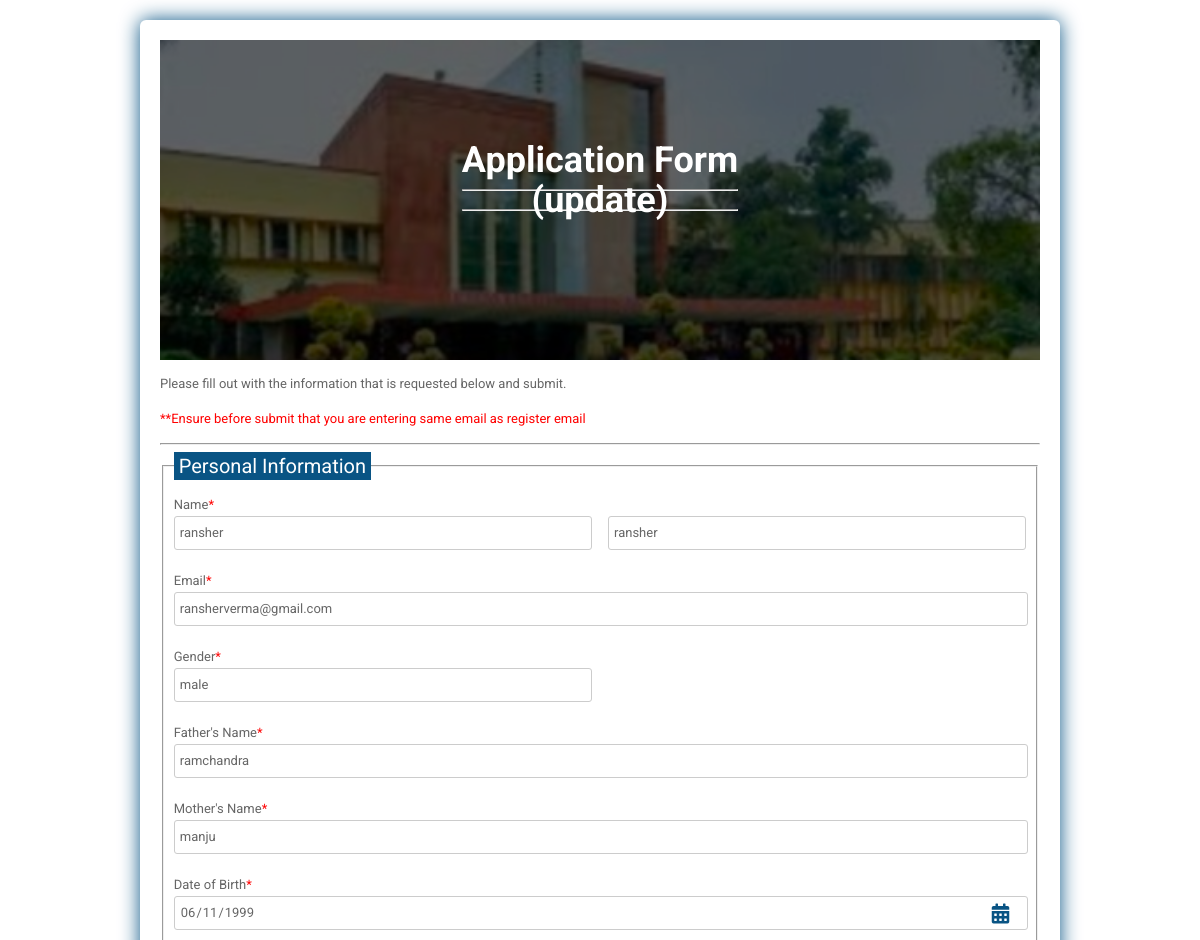
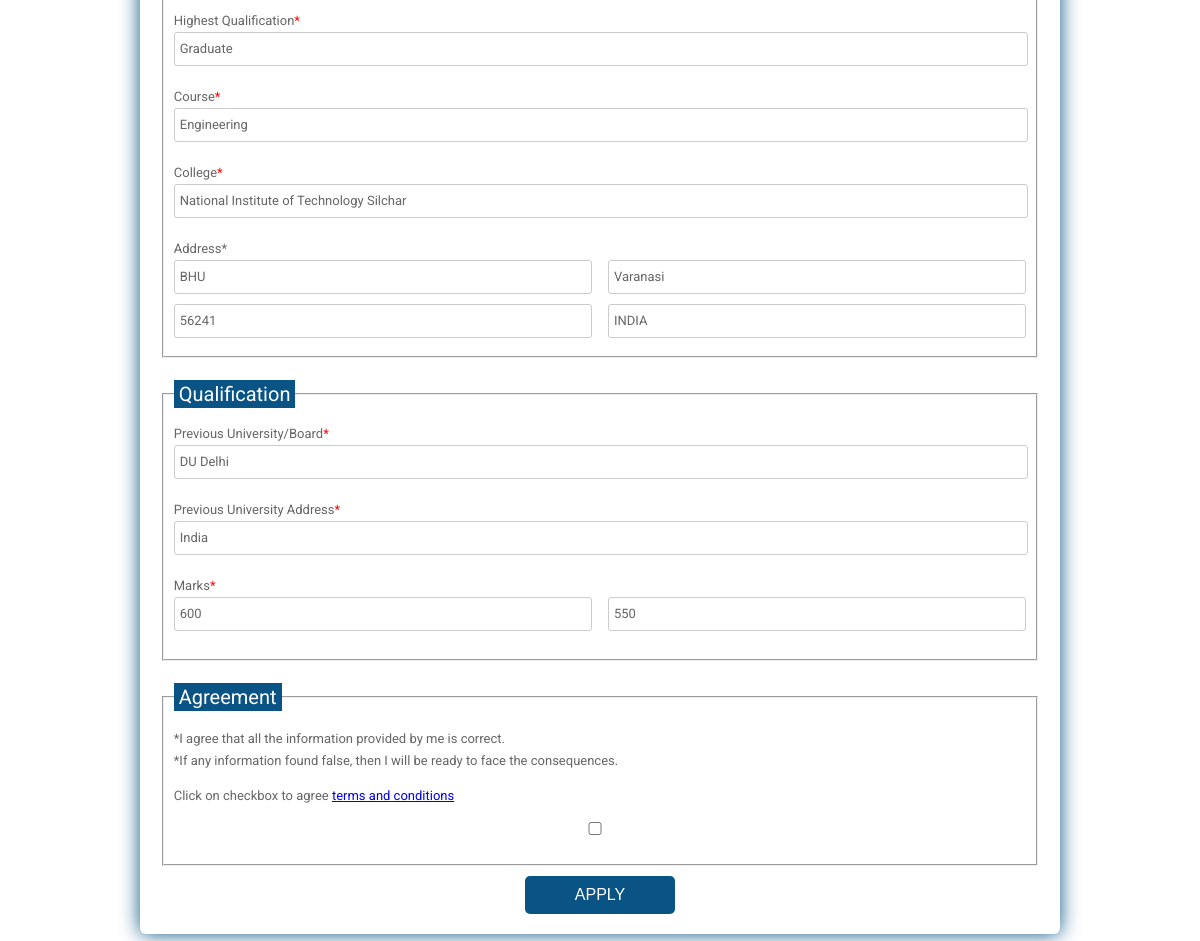
The app's page /update.php?id=15 (signed in) with its own data (2 pictures, top to bottom).
### tables this page shows
CREATE TABLE `apply` (
  `id` int(10) NOT NULL,
  `fname` varchar(30) NOT NULL,
  `lname` varchar(30) NOT NULL,
  `email` varchar(255) NOT NULL,
  `gender` varchar(10) NOT NULL,
  `father` varchar(40) NOT NULL,
  `mother` varchar(40) NOT NULL,
  `dob` varchar(255) NOT NULL,
  `hq` varchar(255) NOT NULL,
  `course` varchar(255) NOT NULL,
  `college` varchar(255) NOT NULL,
  `fadd` varchar(255) NOT NULL,
  `state` varchar(30) NOT NULL,
  `zip` varchar(255) NOT NULL,
  `country` varchar(255) NOT NULL,
  `uni` varchar(255) NOT NULL,
  `uniadd` varchar(255) NOT NULL,
  `maxmark` int(10) NOT NULL,
  `minmark` int(10) NOT NULL,
  `resfile` varchar(255) NOT NULL,
  `imgfile` varchar(255) NOT NULL,
  `sigfile` varchar(255) NOT NULL,
  `registerdate` datetime NOT NULL
);

### update.php (the view, shortened to what this page needs)
<?php
include("connection.php");
$id = $_GET['id'];
$selectquery = "SELECT * from `apply` where id= '$id'";
$showdata = mysqli_query($con, $selectquery);
$arraydata = mysqli_fetch_array($showdata);
?>
<!DOCTYPE html>
<html>
<head>
    <link rel="stylesheet" href="https://use.fontawesome.com/releases/v5.5.0/css/all.css">
</head>
<body>
    <div class="testbox">
        <form method="POST" action="">
            <div class="banner">
                <h1>Application Form <hr><hr><br></h1>
                <h1>(update)</h1>
            </div>
            <p>Please fill out with the information that is requested below and submit.</p>
            <p style="color:red">**Ensure before submit that you are entering same email as register email</p>
            <hr />
            <fieldset>
                <legend>Personal Information</legend>
                <div class="item">
                    <label for="name">Name<span>*</span></label>
                    <div class="name-item">
                        <input id="fname" type="text" name="fname" value="<?php  echo $arraydata['fname'] ?>" placeholder="First" required />
                        <input id="lname" type="text" name="lname" value="<?php  echo $arraydata['lname'] ?>" placeholder="Last" required />
                    </div>
                </div>
                <div class="item">
                    <label>Email<span>*</span></label>
                    <input id="email" type="text" name="email" value="<?php echo $arraydata['email'] ?>" required />
                </div>
                <div class="item">
                    <label>Gender<span>*</span></label>
                    <div class="name-item">
                        <input id="gender" type="text" name="gender" value="<?php  echo $arraydata['gender'] ?>" placeholder="Gender" required />
                    </div>
                </div>
                <div class="item">
                    <label>Father's Name<span>*</span></label>
                    <input id="father" type="text" name="father" value="<?php  echo $arraydata['father'] ?>" required />
                </div>
                <div class="item">
                    <label>Mother's Name<span>*</span></label>
                    <input id="mother" type="text" name="mother" value="<?php echo $arraydata['mother'] ?>" required />
                </div>
                <div class="item">
                    <label for="bdate">Date of Birth<span>*</span></label>
                    <input id="bdate" type="date" name="bdate" value="<?php  echo $arraydata['dob'] ?>" required />
                    <i class="fas fa-calendar-alt"></i>
                </div>
                <div class="item">
                    <label>Highest Qualification<span>*</span></label>
                    <input id="qual" type="text" name="qual" value="<?php echo $arraydata['hq'] ?>" required />
                </div>
                <div class="item">
                    <label>Course<span>*</span></label>
                    <input id="course" type="text" name="course" value="<?php  echo $arraydata['course'] ?>" required />
                </div>
                <div class="item">
                    <label>College<span>*</span></label>
                    <input id="college" type="text" name="college" value="<?php  echo $arraydata['college'] ?>" required />
                </div>
                <label>Address<span>*</span></label>
                <div class="name-item">
                    <input type="text" name="fadd" value="<?php  echo $arraydata['fadd'] ?>" placeholder="House, colony, district, city" />
                    <input type="text" name="state" value="<?php  echo $arraydata['state'] ?>" placeholder="Province/State" />
                    <input type="text" name="zip" value="<?php  echo $arraydata['zip'] ?>" placeholder="Postal/Zip code" />
                    <input class="how-pos4-parent" name="country" value="<?php  echo $arraydata['country'] ?>" type="country" list="dropdown" placeholder="Country" required>
                </div>
            </fieldset>
            <fieldset>
                <legend>Qualification</legend>
                <div class="item">
                    <label>Previous University/Board<span>*</span></label>
                    <input id="uni" type="text" name="uni" value="<?php echo $arraydata['uni'] ?>" required />
                </div>
                <div class="item">
                    <label>Previous University Address<span>*</span></label>
                    <input id="uniadd" type="text" name="uniadd" value="<?php  echo $arraydata['uniadd'] ?>" required />
                </div>
                <div class="item">
                    <label>Marks<span>*</span></label>
                    <div class="name-item">
                        <input id="maxmark" type="number" name="maxmark" value="<?php echo $arraydata['maxmark'] ?>" placeholder=" Maximaum Marks" required />
                        <input id="minmark" type="number" name="minmark" value="<?php echo $arraydata['minmark'] ?>" placeholder="Obtained Marks" required />
                    </div>
                </div>
            </fieldset>
            <br>
            <fieldset>
                <legend>Agreement</legend>
                <div class="item">
                    <p class="agreement">*I agree that all the information provided by me is correct. <br> *If any information found false, then I will be ready to face the consequences.</p>
                </div>
                <div class="item">
                    <p>Click on checkbox to agree <a href="https://www.css3templates.co.uk/terms.html" target="https://www.css3templates.co.uk/terms.html">terms and conditions</a></p>
                    <input type="checkbox" id="check" name="check" required />
                </div>
            </fieldset>
            <div class="btn-block">
                <button type="submit" name="submit">APPLY</button>
            </div>
        </form>
    </div>
</body>
</html>

### update.php (style rules this page uses)
html, body { min-height: 100%; }
body, div, form, input, label { padding: 0; margin: 0; outline: none; font-family: Roboto, Arial, sans-serif; font-size: 13px; color: #666; line-height: 22px; }
legend { color: #fff; background-color: #095484; padding: 3px 5px; font-size: 20px; }
h1 { position: absolute; margin: 0; font-size: 36px; color: #fff; z-index: 2; }
.testbox { display: flex; margin-left: 10%; margin-right: 10%; justify-content: center; align-items: center; height: inherit; padding: 20px; }
form { width: 100%; padding: 20px; border-radius: 6px; background: #fff; box-shadow: 0 0 20px 0 #095484; }
.banner { position: relative; height: 320px; background-image: url("images/engineering-4.jpg"); background-size: cover; display: flex; justify-content: center; align-items: center; text-align: center; }
.banner::after { content: ""; background-color: rgba(0, 0, 0, 0.6); position: absolute; width: 100%; height: 100%; }
input { margin-bottom: 10px; border: 1px solid #ccc; border-radius: 3px; }
input { width: calc(100% - 10px); padding: 5px; }
input[type="date"] { padding: 4px 5px; }
.item { position: relative; margin: 10px 0; }
.item span { color: red; }
.item i, input[type="date"]::-webkit-calendar-picker-indicator { position: absolute; font-size: 20px; color: #095484; }
.item i { right: 2%; top: 30px; z-index: 1; }
.btn-block { margin-top: 10px; text-align: center; }
button { width: 150px; padding: 10px; border: none; border-radius: 5px; background: #095484; font-size: 16px; color: #fff; cursor: pointer; }
@media (min-width: 568px) { .name-item, .city-item { display: flex; flex-wrap: wrap; justify-content: space-between; } }
@media (min-width: 568px) { .name-item input, .city-item input, .name-item div { width: calc(50% - 20px); } }

### records on screen
apply: fname "ransher", lname "ransher", email "ransherverma@gmail.com", gender "male", father "ramchandra", mother "manju", bdate "06/11/1999", qual "Graduate", course "Engineering", college "National Institute of Technology Silchar", fadd "BHU", state "Varanasi", zip "56241", country "INDIA", uni "DU Delhi", uniadd "India", maxmark "600", minmark "550"
